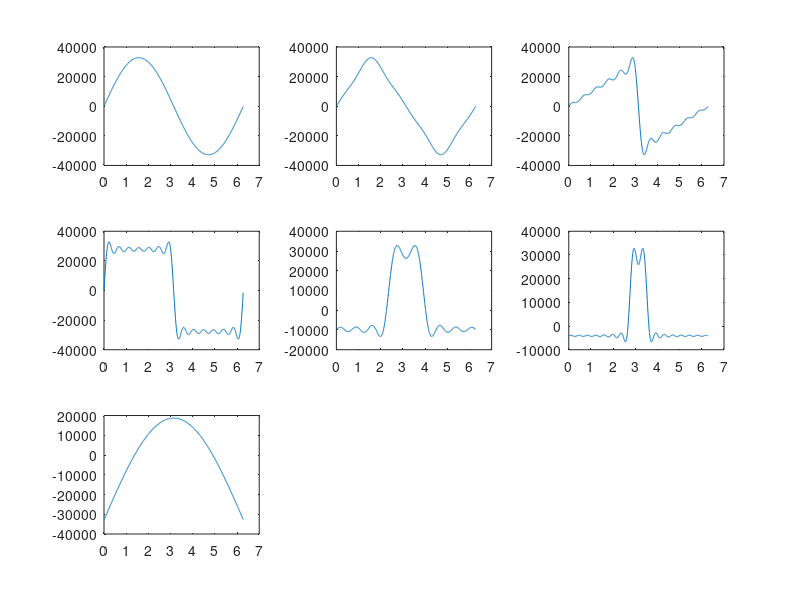

Here is the MATLAB script that generated this plot:
## Copyright (C) 2024 Daniel Marks
##
## zlib license...
##

## Author: Daniel Marks <Daniel Marks@VECTRON>
## Created: 2024-06-04

function retval = makewaves (n,fl)
  
if nargin<1
  n = 1024;
endif
if nargin<2
  fl='waves.c';
endif

maxone = @(x) x./max(abs(x));
subzero = @(x) (x-sum(x)/length(x));

fp=fopen(fl,'w');
fprintf(fp,'/* waves.c */\r\n\r\n#include <stdint.h>\r\n\r\n');

qmax=2^15-1;
ang=(0:n-1)*(2*pi/n);

sinwv = floor(sin(ang)*qmax+0.5);

halfwv = sin((0:n-1)*(pi/n));
halfwv = floor(maxone(subzero(halfwv))*qmax+0.5);

triwv = ang * 0;
for n=0:1:2
  triwv = triwv + ((-1)^n)*(sin(ang*(2*n+1)))./((2*n+1).^2);
end
triwv = floor(maxone(subzero(triwv))*qmax+0.5);

sawwv = ang * 0;
for n=1:1:11
  sawwv = sawwv + -((-1)^n)*(sin(ang*n)./n);
end
sawwv = floor(maxone(subzero(sawwv))*qmax+0.5);

sqrwv = ang * 0;
for n=1:2:13
  sqrwv = sqrwv + (sin(ang*n)+1e-10)./n;
end
sqrwv = floor(maxone(subzero(sqrwv))*qmax+0.5);

sqrwv2 = ang * 0;
for n=1:2:17
  sqrwv2 = sqrwv2 + (sin((pi/8)*n)*cos((ang-pi)*n/2))/n;
end
sqrwv2 = floor(maxone(subzero(sqrwv2))*qmax+0.5);

sqrwv3 = ang * 0;
for n=1:2:33
  sqrwv3 = sqrwv3 + (sin((pi/16)*n)*cos((ang-pi)*n/2))/n;
end
sqrwv3 = floor(maxone(subzero(sqrwv3))*qmax+0.5);


writeary(fp,sinwv,'table_sine');
writeary(fp,halfwv,'table_halfsine');
writeary(fp,sqrwv,'table_square');
writeary(fp,triwv,'table_triangle');
writeary(fp,sawwv,'table_sawtooth');
writeary(fp,sqrwv,'table_squarewave');
writeary(fp,sqrwv2,'table_squarewave2');
writeary(fp,sqrwv3,'table_squarewave3');

fprintf(fp,'const int16_t *wavetables[8]= { table_sine, table_halfsine, table_square, table_triangle, table_sawtooth, table_squarewave, table_squarewave2, table_squarewave3 };\r\n');
fclose(fp);

figure(1);clf;
subplot(3,3,1);
plot(ang,sinwv);
subplot(3,3,2);
plot(ang,triwv);
subplot(3,3,3);
plot(ang,sawwv);
subplot(3,3,4);
plot(ang,sqrwv);
subplot(3,3,5);
plot(ang,sqrwv2);
subplot(3,3,6);
plot(ang,sqrwv3);
subplot(3,3,7);
plot(ang,halfwv);

endfunction


function x = writeary(fl,ary,name);
  
fprintf(fl,'const int16_t %s',name);
fprintf(fl,'[%d]={\r\n',
length(ary));
el=0;
for n=1:16:length(ary)-16
  fprintf(fl,'    ');
  fprintf(fl,'%d,',ary(n:n+15));
  el=el+16;
  fprintf(fl,'\r\n');
end
fprintf(fl,'    ');
fprintf(fl,'%d,',ary(length(ary)-15:length(ary)-1));
fprintf(fl,'%d', ary(length(ary)));
fprintf(fl,'};\r\n\r\n');
x=0;
endfunction
